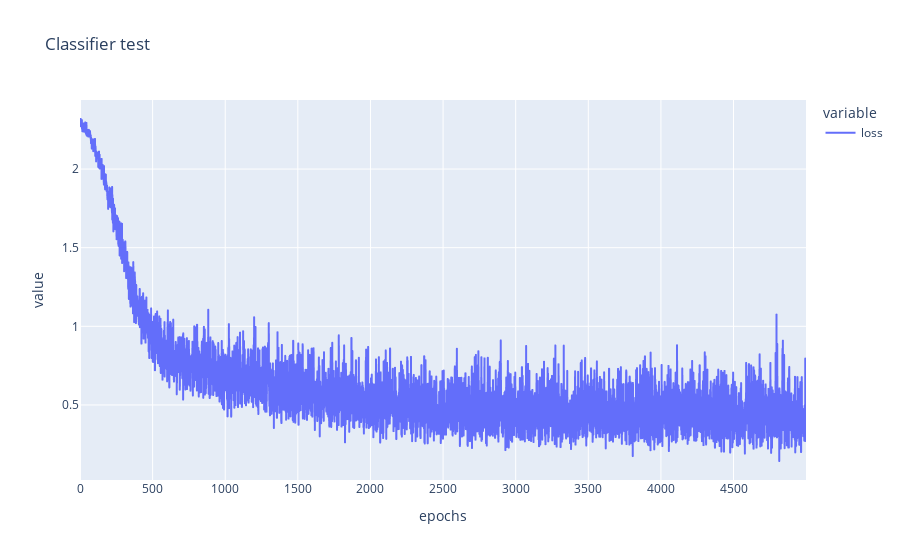

The cell this chart's notebook holds for it:
### Code cell
stats = classifier_head.adam().fit(
    X=encoder(images),
    Y=labels_one_hot,
    epochs=5000,
    batch_size=64,
    loss_criterion="CrossEntropyLoss",
    verbose=True,
    info="Classifier test"
)
stats.plot_loss()

### Figure 1 — Plotly figure (JSON) as saved in the notebook; plotly's stock layout.template omitted (floating-point values rounded to 4 significant figures; data arrays with more than 128 entries replaced by an {"elided": "..."} marker saying what was removed)
{"data": [{"hovertemplate": "variable=loss<br>epochs=%{x}<br>value=%{y}<extra></extra>", "legendgroup": "loss", "line": {"color": "#636efa", "dash": "solid"}, "marker": {"symbol": "circle"}, "mode": "lines", "name": "loss", "showlegend": true, "type": "scattergl", "x": {"elided": "5000 int values"}, "xaxis": "x", "y": {"elided": "5000 float values"}, "yaxis": "y"}], "layout": {"legend": {"title": {"text": "variable"}, "tracegroupgap": 0}, "title": {"text": "Classifier test"}, "xaxis": {"anchor": "y", "domain": [0, 1], "title": {"text": "epochs"}}, "yaxis": {"anchor": "x", "domain": [0, 1], "title": {"text": "value"}}}}
